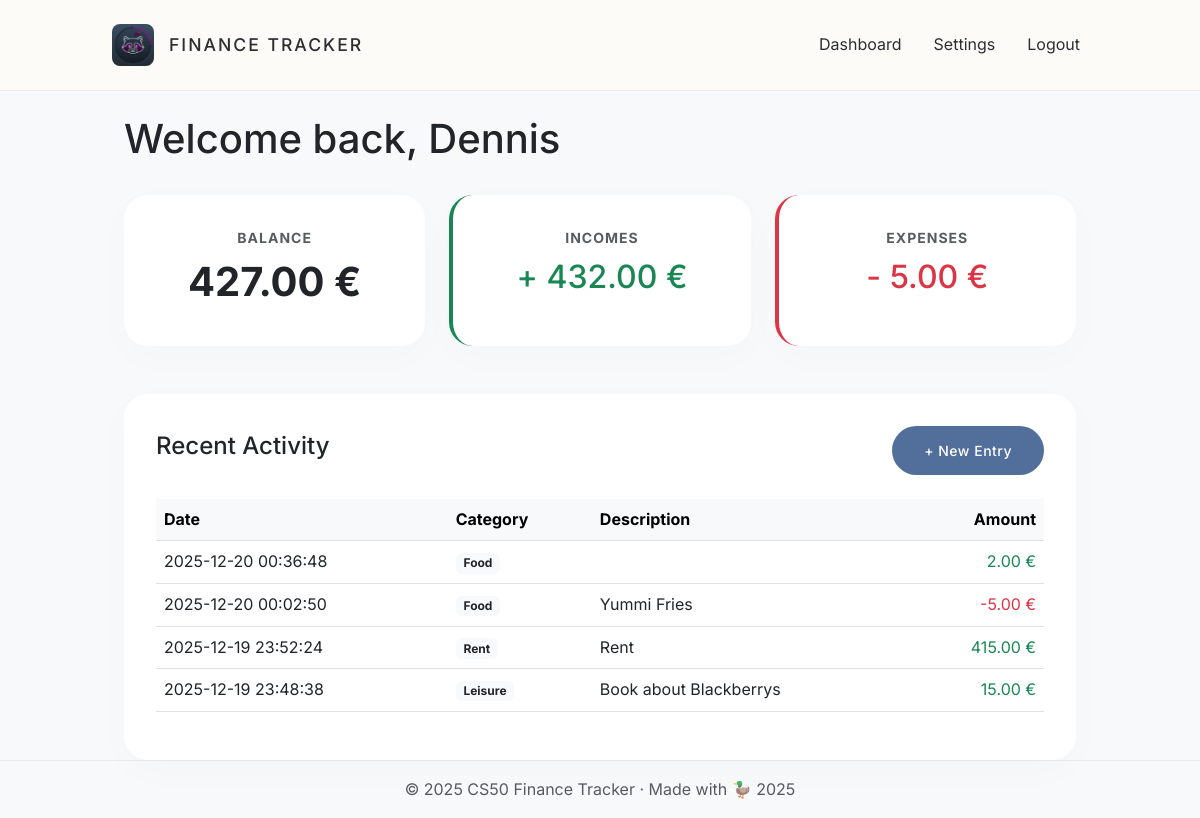
Page / (signed in) on the earlier database version.
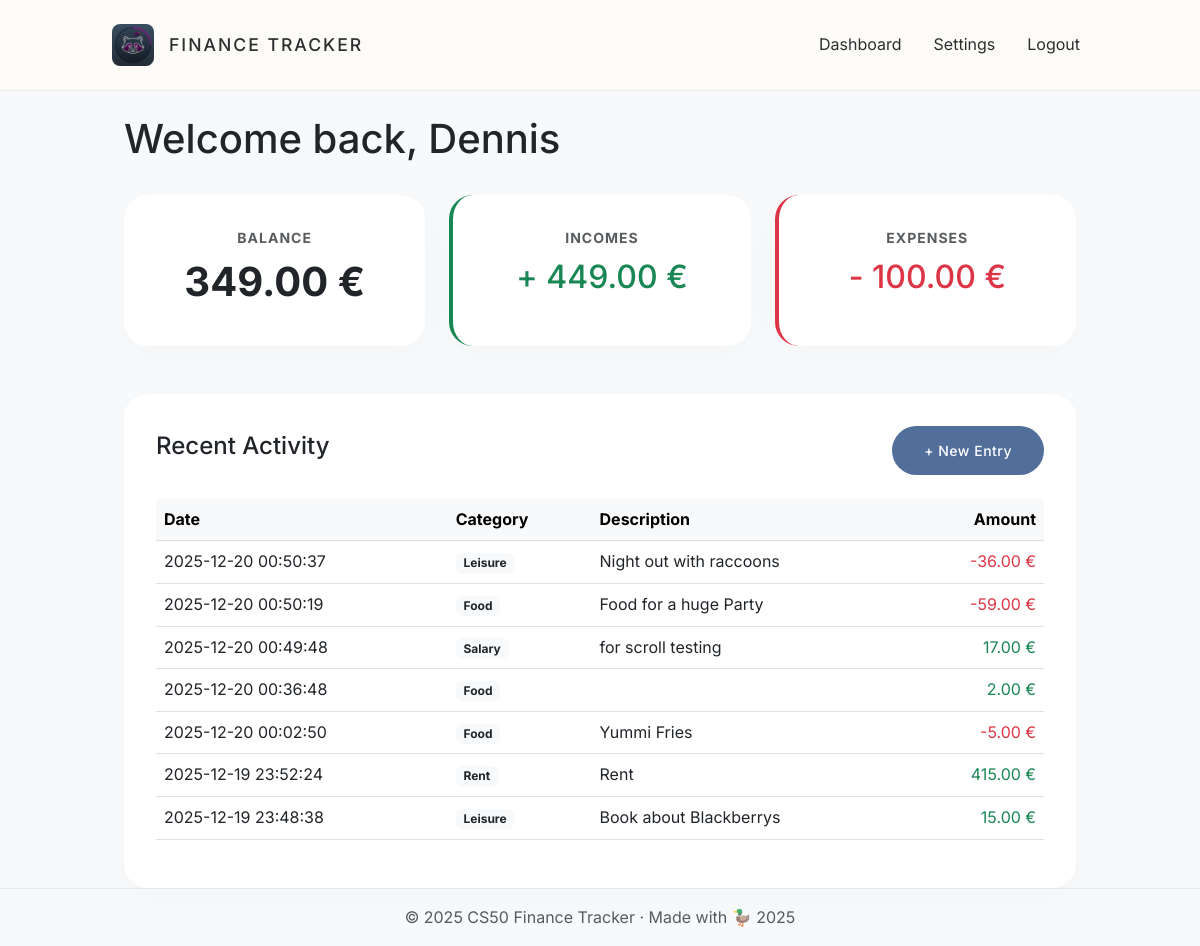
Same page on the later database version.
### tables this page shows
CREATE TABLE transactions (
    id INTEGER PRIMARY KEY AUTOINCREMENT,
    user_id INTEGER NOT NULL,
    amount REAL NOT NULL,
    category TEXT NOT NULL,
    description TEXT,
    date DATETIME DEFAULT CURRENT_TIMESTAMP,
    FOREIGN KEY (user_id) REFERENCES users (id)
);

### app.py (the view)
@app.route("/")
def index():
    if "user_id" not in session:
        return redirect("/login")
    db = get_db()
    cur = db.cursor()
    cur.execute("SELECT * FROM transactions WHERE user_id = ? ORDER BY date DESC", (session["user_id"],))
    transactions = cur.fetchall()
    total_incomes = 0
    total_expenses = 0
    for row in transactions:
        if row["amount"] > 0:
            total_incomes += row["amount"]
        else:
            total_expenses += abs(row["amount"])
    balance = total_incomes - total_expenses
    db.close()
    return render_template("index.html", transactions=transactions,balance=balance, total_incomes=total_incomes, total_expenses=total_expenses)

### app.py (called while the page is built)
def get_db():
    db = sqlite3.connect("finance.db")
    db.row_factory = sqlite3.Row
    return db

### templates/index.html (shortened to what this page needs)
{% extends "layout.html" %}
{% block main %}
<div class="container">
    <div class="row mb-4">
        <div class="col-12">
            <h1 class="brand-text text-dark">Welcome back, {{ session.user_name if session.user_name else 'Dennis' }}
            </h1>
        </div>
    </div>
    <div class="row g-4 mb-5">
        <div class="col-md-4">
            <div class="card h-100 text-center">
                <small class="text-muted text-uppercase fw-bold" style="letter-spacing: 1px;">Balance</small>
                <h2 class="display-6 fw-bold mt-2">{{ "%.2f"|format(balance) }} €</h2>
            </div>
        </div>
        <div class="col-md-4">
            <div class="card h-100 text-center border-start border-success border-4">
                <small class="text-muted text-uppercase fw-bold" style="letter-spacing: 1px;">Incomes</small>
                <h2 class="text-success mt-2">+ {{ "%.2f"|format(total_incomes) }} €</h2>
            </div>
        </div>
        <div class="col-md-4">
            <div class="card h-100 text-center border-start border-danger border-4">
                <small class="text-muted text-uppercase fw-bold" style="letter-spacing: 1px;">Expenses</small>
                <h2 class="text-danger mt-2">- {{ "%.2f"|format(total_expenses) }} €</h2>
            </div>
        </div>
    </div>
    <div class="card">
        <div class="d-flex justify-content-between align-items-center mb-4">
            <h4 class="brand-text">Recent Activity</h4>
            <a href="/add" class="btn btn-primary btn-sm">+ New Entry</a>
        </div>
        <table class="table table-hover">
            <thead class="table-light">
                <tr>
                    <th>Date</th>
                    <th>Category</th>
                    <th>Description</th>
                    <th class="text-end">Amount</th>
                </tr>
            </thead>
            <tbody>
                {% for row in transactions %}
                <tr>
                    <td>{{ row.date }}</td>
                    <td><span class="badge bg-light text-dark">{{ row.category }}</span></td>
                    <td>{{ row.description }}</td>
                    <td class="text-end {{ 'text-danger' if row.amount < 0 else 'text-success' }}">
                        {{ "%.2f"|format(row.amount) }} €
                    </td>
                </tr>
                {% else %}
                <tr>
                    <td colspan="4" class="text-center text-muted">No transactions found. Start by adding one!</td>
                </tr>
                {% endfor %}
            </tbody>
        </table>
    </div>
</div>
{% endblock %}

### templates/layout.html (shortened to what this page needs)
<!DOCTYPE html>
<html lang="en">
<head>
    <link href="https://cdn.jsdelivr.net/npm/bootstrap@5.3.0/dist/css/bootstrap.min.css" rel="stylesheet">
    <link href="{{ url_for('static', filename='css/style.css') }}" rel="stylesheet">
</head>
<body class="bg-light">
    <nav class="navbar navbar-expand-lg navbar-dark bg-dark mb-4">
        <div class="container">
            <a class="navbar-brand d-flex align-items-center" href="/">
                <img src="{{ url_for('static', filename='favicon.ico') }}" alt="Logo" class="navbar-logo">
                <span class="brand-text">Finance Tracker</span>
            </a>
            <div class="navbar-nav ms-auto">
                {% if session.user_id %}
                <a class="nav-link" href="/">Dashboard</a>
                <a class="nav-link" href="/change_password">Settings</a>
                <a class="nav-link" href="/logout">Logout</a>
                {% else %}
                <a class="nav-link" href="/login">Login</a>
                <a class="nav-link" href="/register">Register</a>
                {% endif %}
            </div>
        </div>
    </nav>
    <main class="container">
        {% block main %}{% endblock %}
    </main>
    <footer class="footer mt-auto py-3">
        <div class="container text-center">
            <span class="text-muted">
                &copy; 2025 CS50 Finance Tracker &middot;
                <span class="duck-credit">Made with <span class="duck-emoji">🦆</span> 2025</span>
            </span>
        </div>
    </footer>
</body>
</html>

### static/css/style.css (style rules this page uses)
:root { --bg-color: #fdfbf8; --text-main: #2c2e30; --accent-color: #6b705c; --card-bg: #ffffff; --border-soft: rgba(0, 0, 0, 0.06); }
html, body { height: 100%; }
body { background-color: var(--bg-color); color: var(--text-main); font-family: 'Inter', -apple-system, sans-serif; line-height: 1.6; display: flex; flex-direction: column; }
.navbar { background-color: rgba(253, 251, 248, 0.9) !important; backdrop-filter: blur(10px); border-bottom: 1px solid var(--border-soft); padding: 1.2rem 0; }
.navbar-brand .navbar-logo { height: 42px; width: auto; margin-right: 15px; border-radius: 8px; transition: transform 0.3s ease; }
.navbar-brand .brand-text { color: var(--text-main) !important; font-weight: 500; text-transform: uppercase; letter-spacing: 2px; font-size: 1.1rem; }
.nav-link { color: var(--text-main) !important; font-weight: 400; margin-left: 1rem; transition: opacity 0.2s; }
.container { max-width: 1000px; }
.card { border: none; background-color: var(--card-bg); border-radius: 24px; box-shadow: 0 10px 40px rgba(0, 0, 0, 0.02); padding: 2rem; transition: transform 0.3s ease, box-shadow 0.3s ease; }
.btn-primary { background-color: #526F9C; border: none; border-radius: 50px; padding: 14px 32px; font-weight: 500; letter-spacing: 0.5px; transition: all 0.3s ease; color: #ffffff; }
.footer { margin-top: auto; border-top: 1px solid var(--border-soft); padding: 2.5rem 0; }
.duck-emoji { display: inline-block; transition: transform 0.3s ease; }

Differences in the rows shown:
added transactions: date "2025-12-20 00:50:37", category "Leisure", description "Night out with raccoons", amount "-36.00"
added transactions: date "2025-12-20 00:50:19", category "Food", description "Food for a huge Party", amount "-59.00"
added transactions: date "2025-12-20 00:49:48", category "Salary", description "for scroll testing", amount "17.00"
Other differences:
{{ "%.2f"|format(balance) }}: "427.00" → "349.00"
{{ "%.2f"|format(total_incomes) }}: "432.00" → "449.00"
{{ "%.2f"|format(total_expenses) }}: "5.00" → "100.00"
